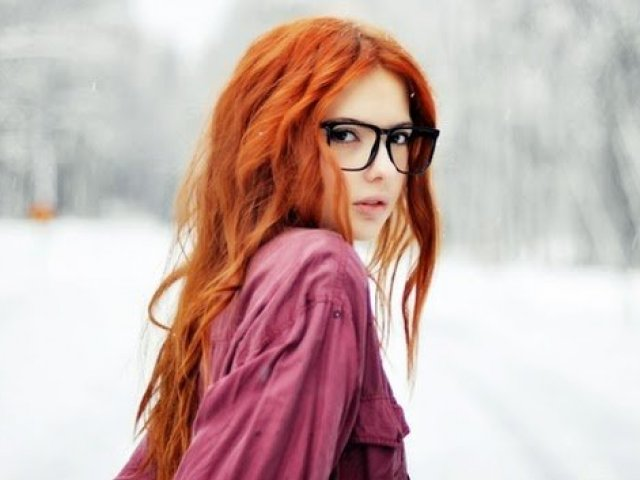
#> input picture openCV/teste.jpg, 640 x 480 px
$ python 1.py
#> lines starting #> are read from the running program, lines starting #| are printed output that depends on the picture
import cv2
import numpy as np
import matplotlib.pyplot as plt

#IMREAD_GRAYSCALE
#IMREAD_COLOR
#IMREAD_UNCHANGED
img = cv2.imread('teste.jpg', cv2.IMREAD_GRAYSCALE)
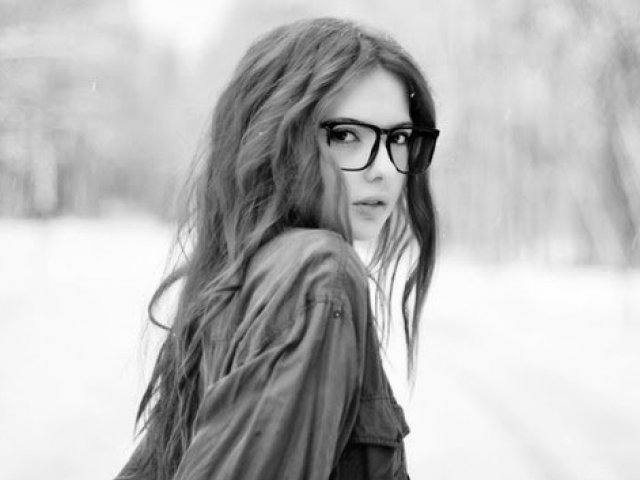
#> img: shape (480, 640); min 0, max 255, mean 185

#Open image with cv2

cv2.imshow('image', img)
cv2.waitKey(0)
cv2.destroyAllWindows()

#save the image
cv2.imwrite('graywoman.jpg', img)


'''
Open image with matplotlip
'''
#plt.imshow(img, cmap = 'gray', interpolation = 'bicubic')
#plt.plot([0,200], [10, 202], 'c', linewidth = 5)
#plt.show()
